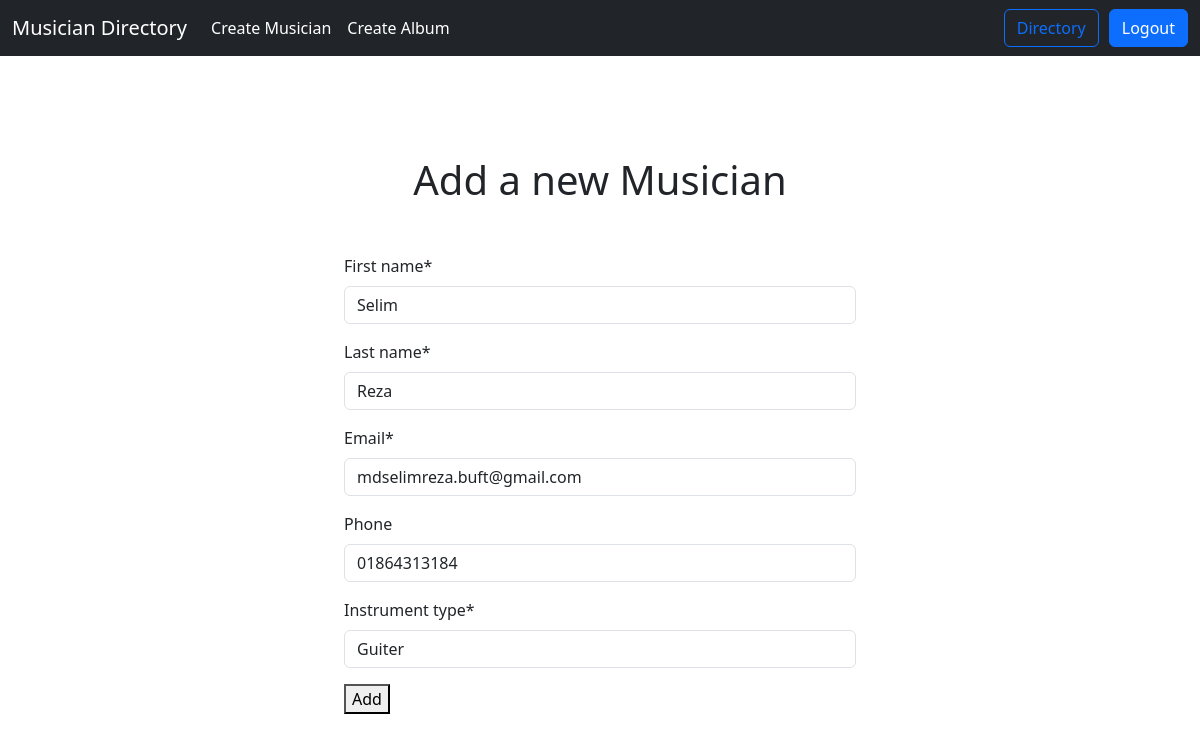
/musician/edit/9/ (signed in), run on the app's committed database.
### musician/models.py (models this page shows, shortened)
class MusicianModel(models.Model):
    first_name = models.CharField(max_length=20)
    last_name = models.CharField(max_length=20)
    email = models.EmailField()
    phone = models.CharField(max_length=12, blank=True, null=True)
    instrument_type = models.CharField(max_length=20)

### musician/views.py (the view)
# urls.py: path('edit/<int:id>/', views.update_musician.as_view(), name='update'),
@method_decorator(login_required,name='dispatch')
class update_musician(UpdateView):
    model = models.MusicianModel
    form_class = forms.MusicianForm
    template_name = 'addmusician.html'
    pk_url_kwarg = 'id'
    success_url = reverse_lazy('homapage')

### musician/forms.py
class MusicianForm(forms.ModelForm):
    class Meta:
        model = MusicianModel
        fields = "__all__"

### musician/templates/addmusician.html (shortened to what this page needs)
{% extends 'base.html' %}
{% load crispy_forms_tags %}
{% block content %}
    <h1 class='text-center'> Add a new Musician</h1>
    <form method="post" style="width: 50%; margin: 50px auto;">
        {{ form | crispy }}
        <button type="submit">Add</button>
    </form>
{% endblock content %}

### data on the page
MusicianModel: first_name "Selim", last_name "Reza", email "mdselimreza.buft@gmail.com", phone "01864313184", instrument_type "Guiter"
